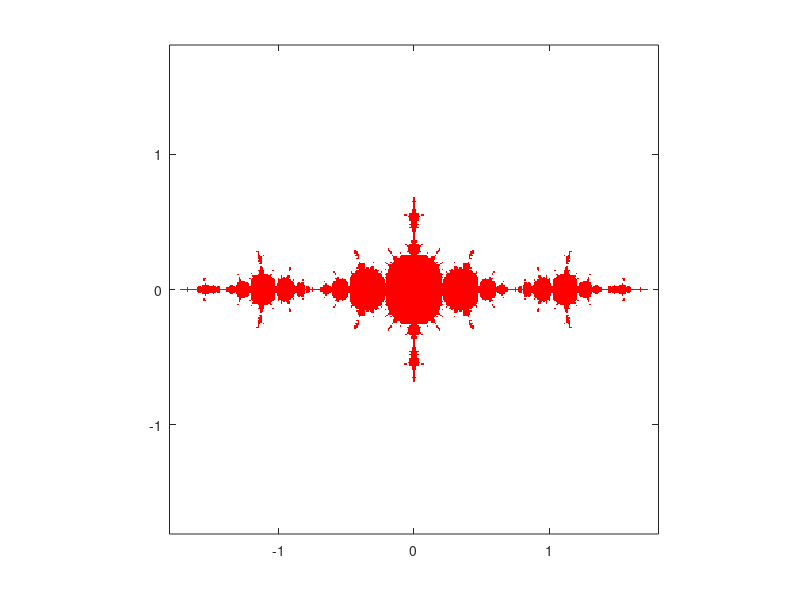

Source code (MATLAB):
% plots Julia set for z^2 + c
c= -1.25 ;   % Define the constant c.

phi = @(z) z^2 + c;  % Define the function whose fixed points we seek.
fixpt1 = (1 + sqrt(1-4*c))/2;
fixpt2 = (1 - sqrt(1-4*c))/2;

colormap([1 0 0; 1 1 1]);     % Points numbered 1 (inside) will be colored red;
                              %   those numbered 2 (outside) will be colored white.
M = 2*ones(361,361);          % Initialize array of point colors to 2 (white).

for j=1:361                  % Try initial values with imaginary parts between
  y = -1.8+ (j-1)*.01;        %   -1.8 and 1.8
  for i=1:361                % and with real parts between
    x = -1.8 + (i-1)*.01;     %   -1.8 and 1.8.
    z = x + 1i*y;             
    zk = z;
    iflag1 = 0;               % iflag1 and iflag2 count the number of iterations
    iflag2 = 0;               %   when a root is within 1.e-6 of a fixed point;
    kount = 0;                % kount is the total number of iterations.

    while kount < 100 & abs(zk) < 2 & iflag1 < 5 & iflag2 < 5
      kount = kount+1;
      zk = phi(zk);           % This is the fixed point iteration.
      err1 = abs(zk-fixpt1);  % Test for convergence to fixpt1.
      if err1 < 1.e-6
         iflag1 = iflag1 + 1;
      else
         iflag1 = 0;
      end
      err2 = abs(zk-fixpt2);  % Test for convergence to fixpt2.
      if err2 < 1.e-6,
        iflag2 = iflag2 + 1;
      else
        iflag2 = 0;
      end;
    end;
    if iflag1 >= 5 | iflag2 >= 5 | kount >= 100   % If orbit is bounded, set this
      M(j,i) = 1;                                  %   point color to 1 (red).
    end
  end
end

image([-1.8 1.8],[-1.8 1.8],M),  % This plots the results.
pbaspect([1 1 1]); %keeps the x/y ratio even
axis xy            % If you don't do this, vertical axis is inverted.
